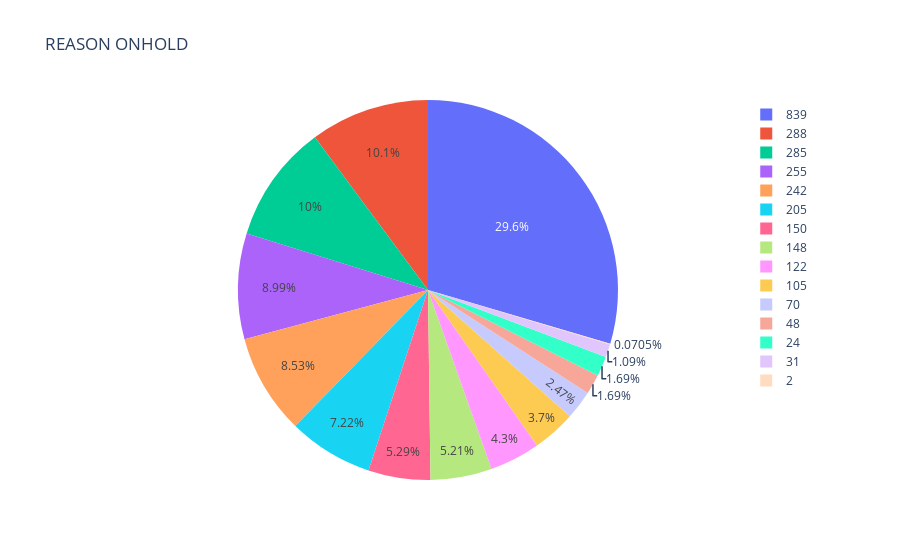

Write notebook code for a chart like this one.
### Code cell
import plotly.express as px #Importing our graphical and data extracting packages

values = data['OnHoldReason'].value_counts() #Counting the unqiue values frequency
names = data['OnHoldReason'].value_counts()

fig = px.pie(data, values=values, names=names, title = "REASON ONHOLD")
print(values) #print our values
py.iplot(fig, show_link = False)

### Figure 1 — Plotly figure (JSON) as saved in the notebook; plotly's stock layout.template omitted (floating-point values rounded to 4 significant figures)
{"data": [{"domain": {"x": [0, 1], "y": [0, 1]}, "hovertemplate": "label=%{label}<br>value=%{value}<extra></extra>", "labels": [839, 288, 285, 255, 242, 205, 150, 148, 122, 105, 70, 48, 31, 24, 24, 2], "legendgroup": "", "name": "", "showlegend": true, "type": "pie", "values": [839, 288, 285, 255, 242, 205, 150, 148, 122, 105, 70, 48, 31, 24, 24, 2]}], "layout": {"legend": {"tracegroupgap": 0}, "title": {"text": "REASON ONHOLD"}}}
